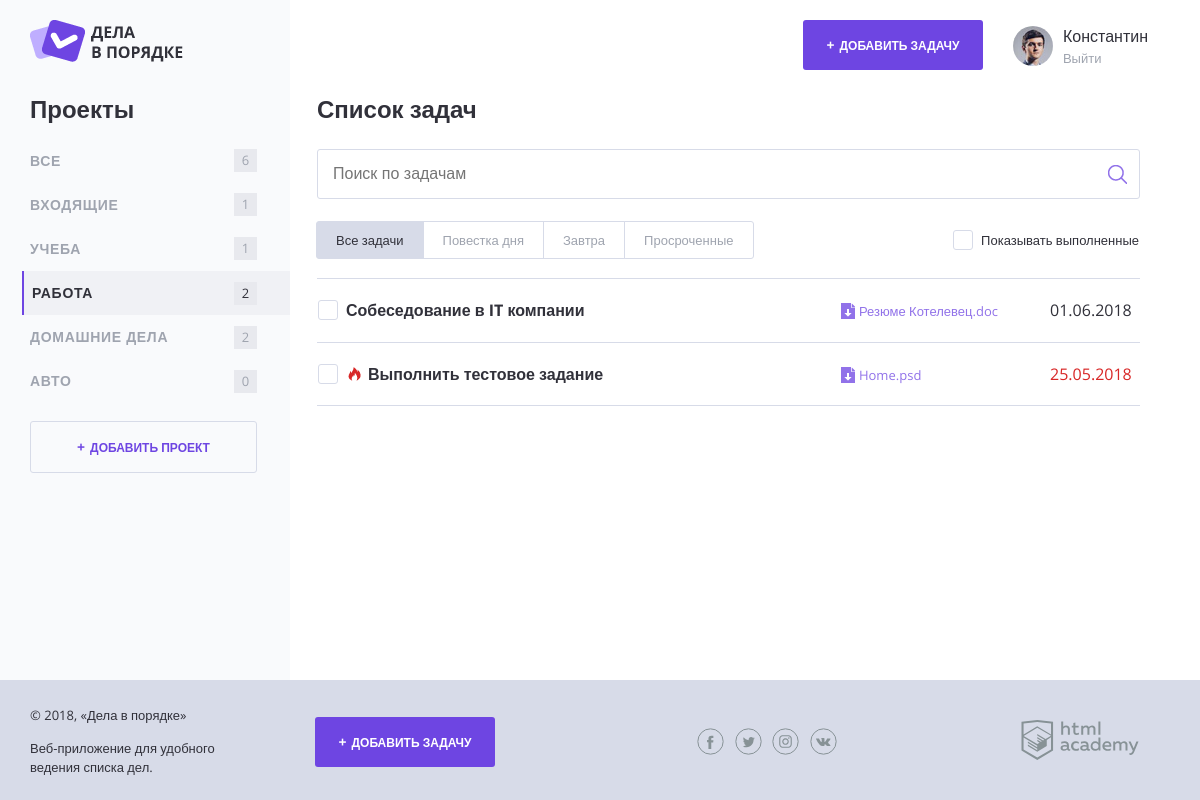
/index.php?project_id=4, run on the app's committed database.
### tables this page shows
CREATE TABLE projects (
   id int AUTO_INCREMENT PRIMARY KEY,
   project_name char(20) NOT NULL,
   user_id int NOT NULL,
   FOREIGN KEY (user_id) REFERENCES users(id)
);

CREATE TABLE tasks (
   id int AUTO_INCREMENT PRIMARY KEY,
   creation_date datetime NOT NULL, 
   done_date datetime NULL DEFAULT NULL,
   task_name char(60) NOT NULL,
   file_name char(255),
   completion_date datetime,
   user_id int NOT NULL,
   project_id int NOT NULL,
   FOREIGN KEY (user_id) REFERENCES users(id),
   FOREIGN KEY (project_id) REFERENCES projects(id)
);

### functions.php (called while the page is built, shortened)
<?php
function task_count($task_array, $project_name) {
    if ($project_name === 'Все') {
        return count($task_array);
    } else {
        $count = 0;
        foreach ($task_array as $item) {
            if ($item['project_name'] === $project_name) {
                $count += 1;
            }
        }
        return $count;
    }
}
function render_template($template_path, $data = []) {
    if (!file_exists($template_path)) {
        return '';
    } else {
        extract($data);
        require_once($template_path);
        return ob_get_clean();
    }
}
function task_near_finish($task_completion_date) {
    if ($task_completion_date != null) {
        $hours_to_finish = floor((strtotime($task_completion_date.' 00:00') - time())/3600);
        if ($hours_to_finish < 24) {
            return true;
        }
    }
    return false;
}

### templates/layout.php (the view, shortened to what this page needs)
<!DOCTYPE html>
<html lang="ru">
<head>
    <link rel="stylesheet" href="css/normalize.css">
    <link rel="stylesheet" href="css/style.css">
    <link rel="stylesheet" href="css/flatpickr.min.css">
</head>
<body>
<div class="page-wrapper">
    <div class="container container--with-sidebar">
        <header class="main-header">
            <a href="/">
                <img src="img/logo.png" width="153" height="42" alt="Логотип Дела в порядке">
            </a>
            <div class="main-header__side">
                <a class="main-header__side-item button button--plus open-modal" href="javascript:;"
                target="task_add">Добавить задачу</a>
                <div class="main-header__side-item user-menu">
                    <div class="user-menu__image">
                        <img src="img/user-pic.jpg" width="40" height="40" alt="Пользователь">
                    </div>
                    <div class="user-menu__data">
                        <p>Константин</p>
                        <a href="#">Выйти</a>
                    </div>
                </div>
            </div>
        </header>
        <div class="content">
            <section class="content__side">
                <h2 class="content__side-heading">Проекты</h2>
                <nav class="main-navigation">
                    <ul class="main-navigation__list">
                    <?php foreach ($projects as $key => $item) : ?>
                        <li class="main-navigation__list-item
                            <?= intval($item['id'])   === $project_id &&  is_int($project_id) ? 'main-navigation__list-item--active' : '' ?>
                            <?= $item['project_name'] === 'Все'       && !is_int($project_id) ? 'main-navigation__list-item--active' : '' ?>"
                        >
                            <a class="main-navigation__list-item-link"
                                href="index.php<?= $item['project_name'] === 'Все' ? '' : '?project_id='.$item['id'] ?>"
                            >
                                <?= htmlspecialchars($item['project_name']); ?>
                            </a>
                            <span class="main-navigation__list-item-count"><?= task_count($tasks, $item['project_name']); ?></span>
                        </li>
                    <?php endforeach; ?>
                    </ul>
                </nav>
                <a class="button button--transparent button--plus content__side-button open-modal"
                   href="javascript:;" target="project_add">Добавить проект</a>
            </section>
            <main class="content__main">
                <?= $content; ?>
            </main>
        </div>
    </div>
</div>
<footer class="main-footer">
    <div class="container">
        <div class="main-footer__copyright">
            <p>© 2018, «Дела в порядке»</p>
            <p>Веб-приложение для удобного ведения списка дел.</p>
        </div>
        <a class="main-footer__button button button--plus open-modal" target="task_add"
           href="javascript:;">Добавить задачу</a>
        <div class="main-footer__social social">
            <a class="social__link social__link--facebook" href="#">Facebook
            </a>
            <a class="social__link social__link--twitter" href="#">Twitter
            </a>
            <a class="social__link social__link--instagram" href="#">Instagram
            </a>
            <a class="social__link social__link--vkontakte" href="#">Вконтакте
            </a>
        </div>
        <div class="main-footer__developed-by">
            <a href="https://htmlacademy.ru/intensive/php">
                <img src="img/htmlacademy.svg" alt="HTML Academy" width="118" height="40">
            </a>
        </div>
    </div>
</footer>
</body>
</html>

### templates/index.php (shortened to what this page needs)
<h2 class="content__main-heading">Список задач</h2>
                <form class="search-form" action="index.html" method="post">
                    <input class="search-form__input" type="text" name="" value="" placeholder="Поиск по задачам">
                    <input class="search-form__submit" type="submit" name="" value="Искать">
                </form>
                <div class="tasks-controls">
                    <nav class="tasks-switch">
                        <a href="/" class="tasks-switch__item tasks-switch__item--active">Все задачи</a>
                        <a href="/" class="tasks-switch__item">Повестка дня</a>
                        <a href="/" class="tasks-switch__item">Завтра</a>
                        <a href="/" class="tasks-switch__item">Просроченные</a>
                    </nav>
                    <label class="checkbox">
                        <span class="checkbox__text">Показывать выполненные</span>
                    </label>
                </div>
                <table class="tasks">
                <?php foreach ($tasks as $item) : ?>
                    <tr class="tasks__item task
                                <?= $item['completion_date'] ? 'task--completed' : '' ?>
                                <?= !$item['completion_date'] && task_near_finish($item['done_date']) ? 'task--important' : '' ?>
                              ">
                        <td class="task__select">
                            <label class="checkbox task__checkbox">
                                <span class="checkbox__text"><?= htmlspecialchars($item['task_name']); ?></span>
                            </label>
                        </td>
                        <td class="task__file">
                            <?= $item['file_name'] ? '<a class="download-link" href="#">'.$item['file_name'].'</a>' : '' ?>
                        </td>
                        <td class="task__date"><?= (htmlspecialchars($item['done_date']) != null) ? htmlspecialchars($item['done_date']) : 'Нет'; ?></td>
                    </tr>
                <?php endforeach; ?>
                </table>

### data on the page
projects: project_name "ВСЕ", project_name "6"
projects: project_name "ВХОДЯЩИЕ", project_name "1"
projects: project_name "УЧЕБА", project_name "1"
projects: project_name "РАБОТА", project_name "2"
projects: project_name "ДОМАШНИЕ ДЕЛА", project_name "2"
projects: project_name "АВТО", project_name "0"
tasks: task_name "Собеседование в IT компании", file_name "Резюме Котелевец.doc", done_date "01.06.2018"
tasks: task_name "Выполнить тестовое задание", file_name "Home.psd", done_date "25.05.2018"
